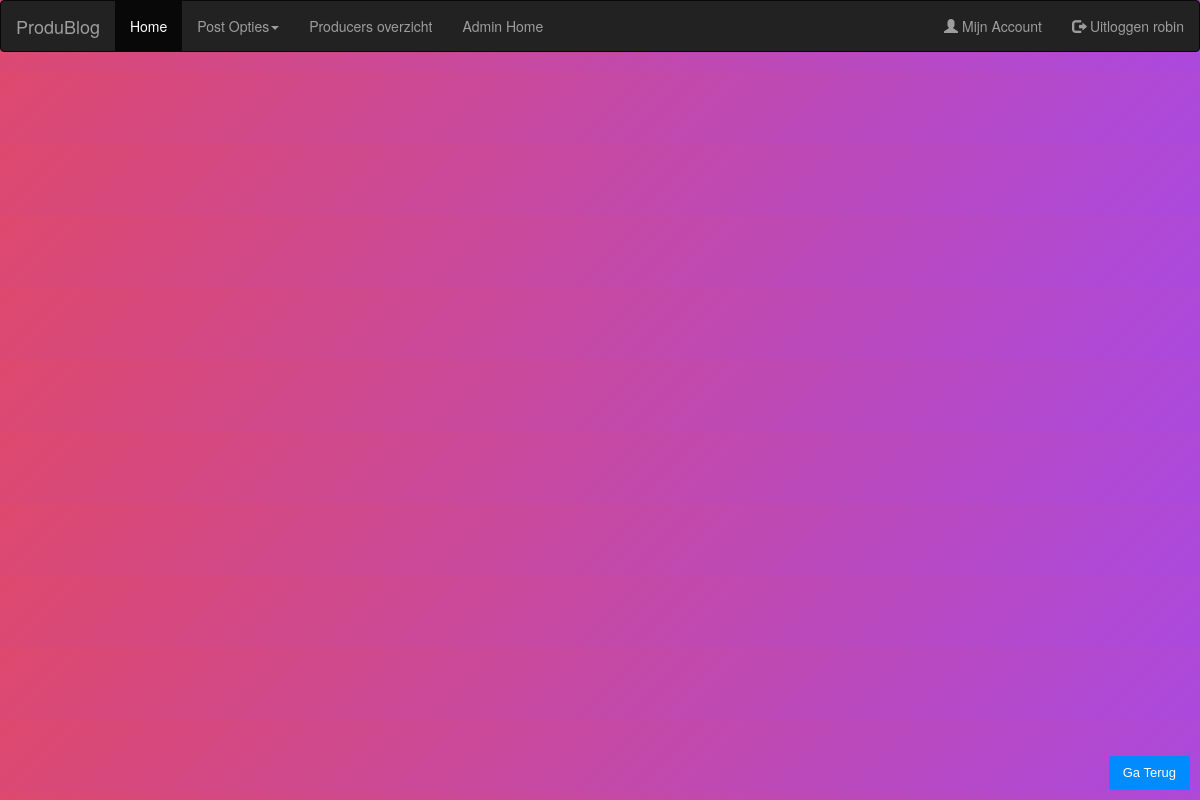
Page /Produblog/post_view.php?id=23 (signed in) on the earlier database version.
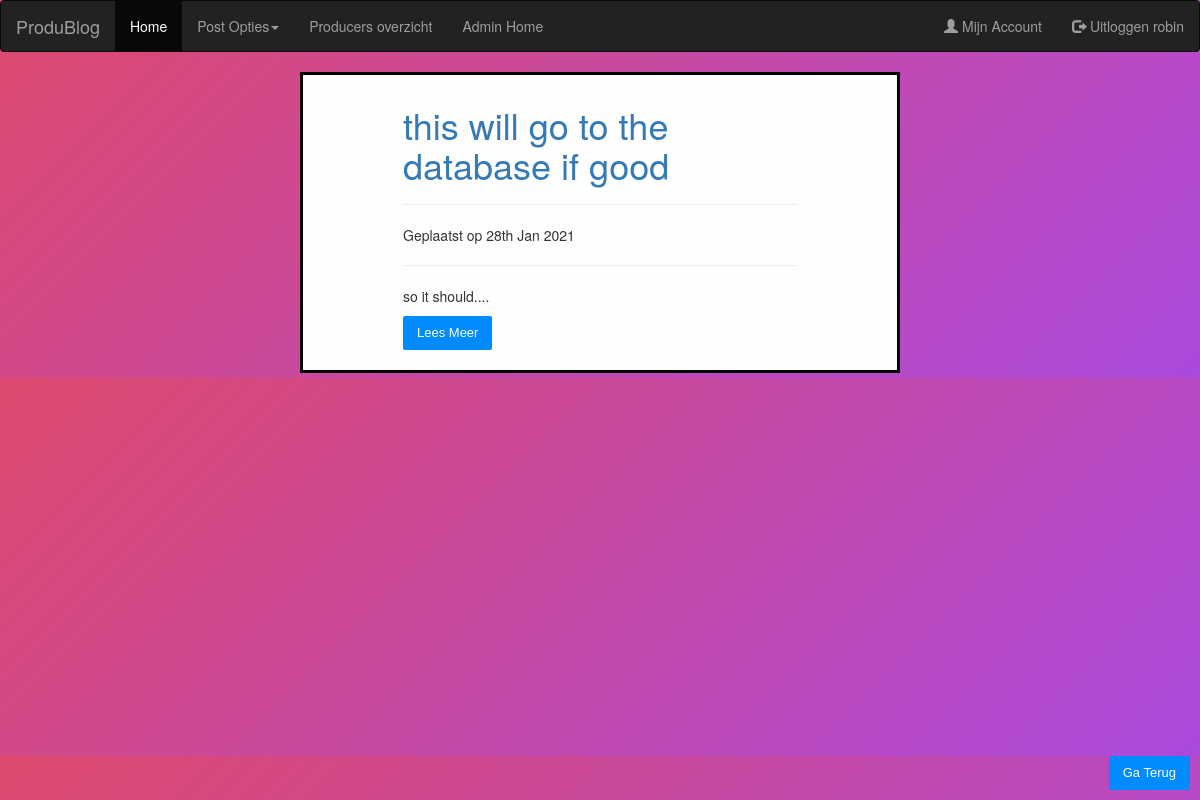
Same page on the later database version.
### tables this page shows
CREATE TABLE `post` (
  `idPost` int(11) NOT NULL,
  `idUsers` int(11) NOT NULL,
  `postname` varchar(64) DEFAULT NULL,
  `postcontent` longtext NOT NULL,
  `file_ops` varchar(255) DEFAULT NULL,
  `datum` date DEFAULT NULL,
  `admin_post` tinyint(1) DEFAULT NULL
);

### Produblog/assets/includes/functions/functions.php (called while the page is built, shortened)
<?php
function getUserPost($id){
$row = null;
$input_parameters = array();
$con = getDBConnection();
$sql = "SELECT * FROM post WHERE idUsers ='$id' ORDER BY idPost DESC";
array_push($input_parameters , $row);
$stmt = $con->prepare($sql);
$stmt->execute($input_parameters);
return $row != null ? $stmt->fetch() : $stmt->fetchAll();
}
function html($text){
    return htmlspecialchars($text, ENT_QUOTES | ENT_SUBSTITUTE, 'UTF-8');
}
?>

### Produblog/post_view.php (the view, shortened to what this page needs)
<?php
$id = $_GET["id"];
if(isset($_SESSION['usertype'])){
	$posts = getUserPost($id);
	echo"
			<p><button class='gaterugbtn'><a href='produceroverzicht.php'>Ga Terug</a></button></p>
	";
		foreach($posts as $post){
		  echo"
		  <div class='container2'>
			<div class='content2'>
					<div>
					<h1><a href='show.php?id=".html($post->idPost)."'>".html($post->postname). "</a></h1>
					<hr>
					<p>Geplaatst op ".html(date('jS M Y', strtotime($post->datum)))."</p>
					<hr>
					<p>".$shortdisplay = substr(html($post->postcontent), 0, 200)."...</p>
					<form action='show.php?id=".html($post->idPost)."' method='post'>
					<p><button class='readbtn' type='submit' name='page' value='postview' >Lees Meer</button></p>
					</form>
					</div>
			</div>
		  </div>
		  ";
		}
}
?>
<?php include_once('assets/includes/footer.php'); ?>

Differences in the rows shown:
added post: postname "this will go to the database if good", datum "28th Jan 2021", postcontent "so it should."
